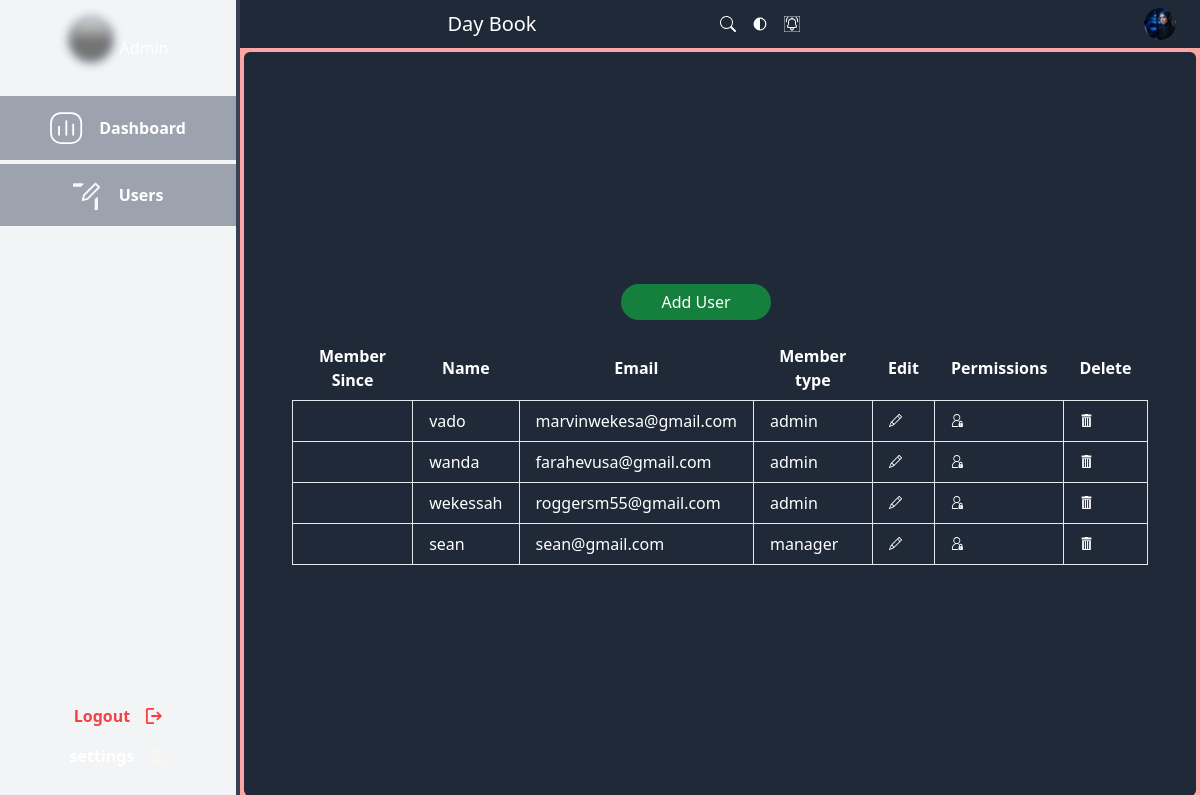
The app's page /all-users, older data.
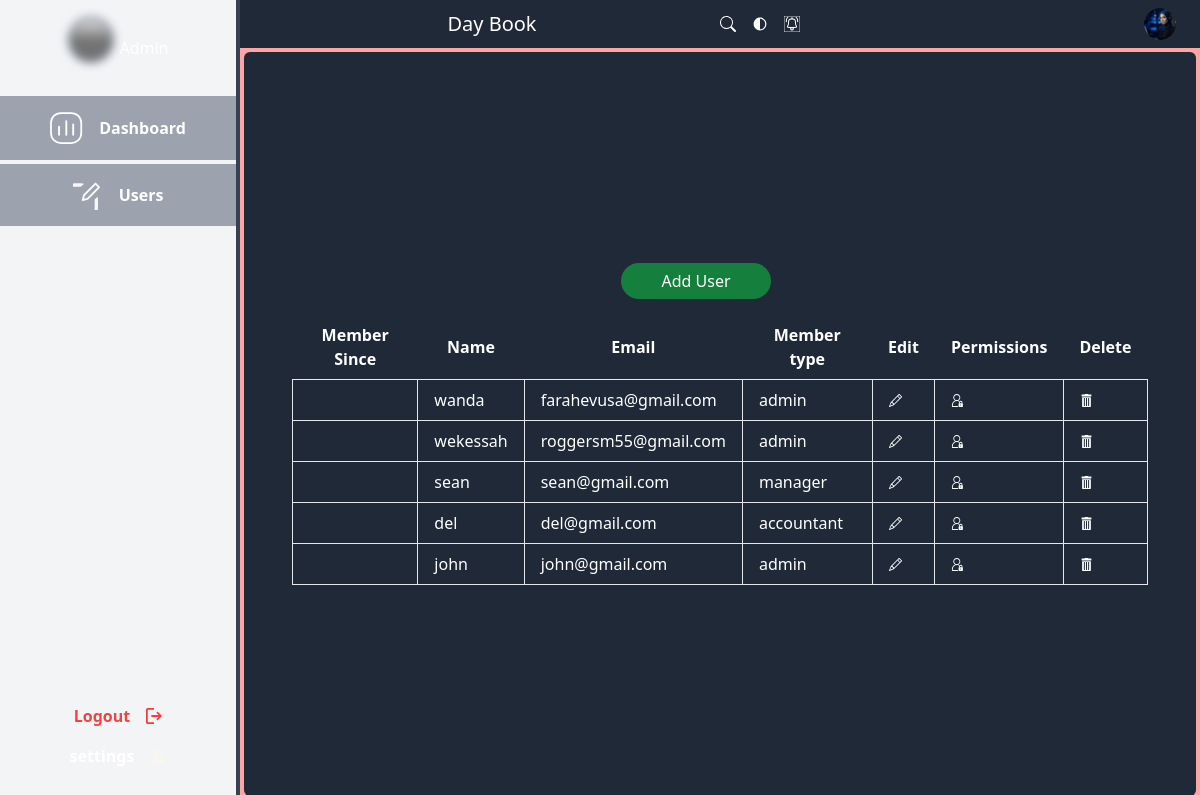
The same page, newer data.
### authentication/models.py (models this page shows, shortened)
class User(AbstractUser):
    USER_TYPE_CHOICES = (
        ('admin', 'Admin'),
        ('accountant', 'Accountant'),
        ('manager', 'Manager'),
    )
    user_type = models.CharField(max_length=20, choices=USER_TYPE_CHOICES, default='manager')

### authentication/views.py (the view)
# urls.py: path('all-users', views.get_users, name='all-users'),
def get_users(request):
    users = User.objects.all()
    return render(request, 'dashboard/users-list.html', {'users': users})

### templates/dashboard/users-list.html (shortened to what the changed rows need)
{% extends 'base/admin_main.html' %}
{% load static %}
{% block content %}
<div class="w-full flex bg-red-300 dark:bg-gray-400 h-screentext-white font-outfit">
  <div class="w-4/5 flex flex-col justify-between h-screen overflow-scroll">
    <div class="bg-gray-800 m-1 py-8 px-12 text-white h-full flex flex-col justify-center items-center rounded-md overflow-y-auto">
      <div class="overflow-y-auto justify-center items-center flex flex-col space-y-4">
        {% if users %}
        <table class="table-auto">
          <thead>
            <tr>
              <th class="px-4 py-2">Member Since</th>
              <th class="px-4 py-2">Name</th>
              <th class="px-4 py-2">Email</th>
              <th class="px-4 py-2">Member type</th>
              <th class="px-4 py-2">Edit</th>
              <th class="px-4 py-2">Permissions</th>
              <th class="px-4 py-2">Delete</th>
            </tr>
          </thead>
          <tbody>
            {% for user in users %}
            <tr>
              <td class="border px-4 py-2">{{user.created_at|date:"Y-M-D"}}</td>
              <td class="border px-4 py-2"> {{user.username}}</td>
              <td class="border px-4 py-2">{{user.email}}</td>
              <td class="border px-4 py-2">{{user.user_type}}</td>
              <td class="border px-4 py-2">
                <a href="{% url 'edit-user' user.pk %}">
                </a>
              </td>
              <td class="border px-4 py-2">
                <a href="{% url 'change_user_type' user.pk %}">
                </a>
              </td>
              <td class="border px-4 py-2">
                <a href="{% url 'delete-user' user.pk %}">
                </a>
              </td>
            </tr>
            {% endfor %}
          </tbody>
        </table>
        {% endif %}
      </div>
    </div>
  </div>
</div>
{% endblock %}

Row changes from the older to the newer data that the page shows:
removed User: username "vado", email "marvinwekesa@gmail.com", user_type "admin"
added User: username "del", email "del@gmail.com", user_type "accountant"
added User: username "john", email "john@gmail.com", user_type "admin"
